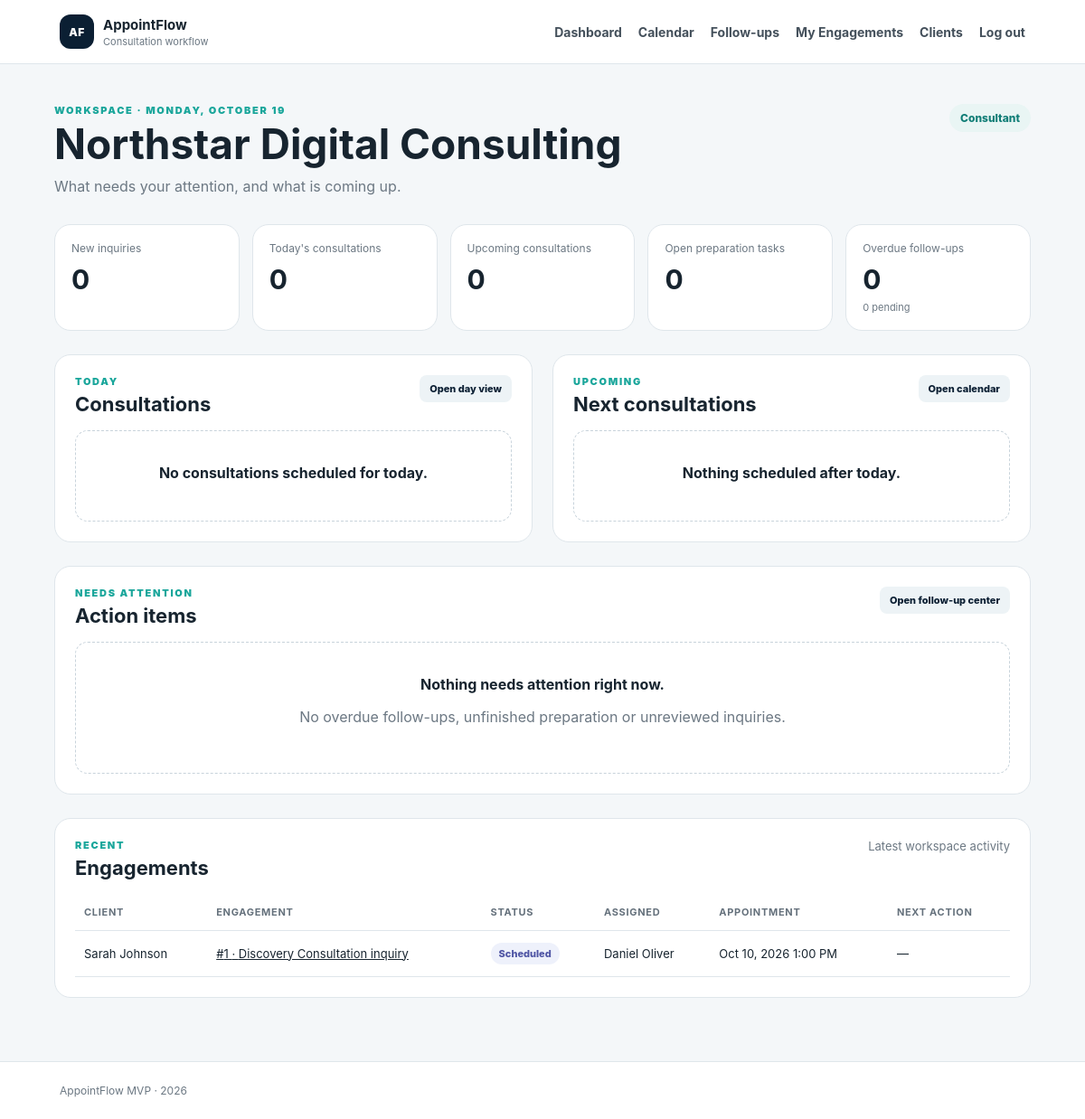
The app's page /public/dashboard.php (signed in) with its own data.
### tables this page shows
CREATE TABLE `users` (
  `id` bigint(20) UNSIGNED NOT NULL,
  `workspace_id` bigint(20) UNSIGNED NOT NULL,
  `first_name` varchar(100) NOT NULL,
  `last_name` varchar(100) NOT NULL,
  `email` varchar(255) NOT NULL,
  `password_hash` varchar(255) NOT NULL,
  `role` enum('owner','consultant') NOT NULL,
  `status` enum('active','inactive') NOT NULL DEFAULT 'active',
  `last_login_at` datetime DEFAULT NULL,
  `created_at` datetime NOT NULL DEFAULT current_timestamp(),
  `updated_at` datetime NOT NULL DEFAULT current_timestamp() ON UPDATE current_timestamp()
);

CREATE TABLE `workspaces` (
  `id` bigint(20) UNSIGNED NOT NULL,
  `name` varchar(150) NOT NULL,
  `email` varchar(255) NOT NULL,
  `phone` varchar(50) DEFAULT NULL,
  `timezone` varchar(64) NOT NULL DEFAULT 'Asia/Manila',
  `booking_slug` varchar(120) NOT NULL,
  `status` enum('active','suspended') NOT NULL DEFAULT 'active',
  `created_at` datetime NOT NULL DEFAULT current_timestamp(),
  `updated_at` datetime NOT NULL DEFAULT current_timestamp() ON UPDATE current_timestamp()
);

CREATE TABLE `engagements` (
  `id` bigint(20) UNSIGNED NOT NULL,
  `workspace_id` bigint(20) UNSIGNED NOT NULL,
  `client_id` bigint(20) UNSIGNED NOT NULL,
  `service_id` bigint(20) UNSIGNED DEFAULT NULL,
  `assigned_user_id` bigint(20) UNSIGNED DEFAULT NULL,
  `title` varchar(200) NOT NULL,
  `source` varchar(100) DEFAULT NULL,
  `problem_summary` text NOT NULL,
  `qualification_notes` text DEFAULT NULL,
  `status` enum('new','qualified','scheduled','completed','follow_up','converted','closed_lost') NOT NULL DEFAULT 'new',
  `priority` enum('normal','high') NOT NULL DEFAULT 'normal',
  `next_action` text DEFAULT NULL,
  `next_action_due_at` datetime DEFAULT NULL,
  `created_at` datetime NOT NULL DEFAULT current_timestamp(),
  `updated_at` datetime NOT NULL DEFAULT current_timestamp() ON UPDATE current_timestamp()
);

CREATE TABLE `clients` (
  `id` bigint(20) UNSIGNED NOT NULL,
  `workspace_id` bigint(20) UNSIGNED NOT NULL,
  `first_name` varchar(100) NOT NULL,
  `last_name` varchar(100) NOT NULL,
  `email` varchar(255) NOT NULL,
  `phone` varchar(50) DEFAULT NULL,
  `company_name` varchar(150) DEFAULT NULL,
  `notes` text DEFAULT NULL,
  `created_at` datetime NOT NULL DEFAULT current_timestamp(),
  `updated_at` datetime NOT NULL DEFAULT current_timestamp() ON UPDATE current_timestamp()
);

CREATE TABLE `appointments` (
  `id` bigint(20) UNSIGNED NOT NULL,
  `engagement_id` bigint(20) UNSIGNED NOT NULL,
  `assigned_user_id` bigint(20) UNSIGNED NOT NULL,
  `starts_at` datetime NOT NULL,
  `ends_at` datetime NOT NULL,
  `status` enum('scheduled','cancelled','completed','no_show') NOT NULL DEFAULT 'scheduled',
  `client_token_hash` varchar(255) NOT NULL,
  `client_token_expires_at` datetime DEFAULT NULL,
  `confirmation_sent_at` datetime DEFAULT NULL,
  `reminder_sent_at` datetime DEFAULT NULL,
  `cancelled_at` datetime DEFAULT NULL,
  `cancellation_reason` text DEFAULT NULL,
  `completed_at` datetime DEFAULT NULL,
  `created_at` datetime NOT NULL DEFAULT current_timestamp(),
  `updated_at` datetime NOT NULL DEFAULT current_timestamp() ON UPDATE current_timestamp()
);

### public/dashboard.php (the view, shortened to what the rows shown need)
<?php
require_once __DIR__ . '/../app/config.php';
require_once __DIR__ . '/../app/database.php';
require_once __DIR__ . '/../app/security.php';
require_once __DIR__ . '/../app/auth.php';
require_once __DIR__ . '/../app/helpers.php';
require_once __DIR__ . '/../app/services/FollowUpService.php';
require_once __DIR__ . '/../app/services/OperationsService.php';
$pdo = db();
$currentUser = requireLogin($pdo);
$workspaceId = (int)$currentUser['workspace_id'];
$userId = (int)$currentUser['id'];
$isOwner = $currentUser['role'] === 'owner';
$timezone = workspaceTimezone((string)$currentUser['workspace_timezone']);
$scopeUserId = $isOwner ? null : $userId;
$ops = new OperationsService($pdo);
$recent = $ops->getRecentEngagements($workspaceId, $scopeUserId, 8);
$todayLabel = (new DateTimeImmutable('now', $timezone))->format('l, F j');
require __DIR__ . '/../app/views/layouts/header.php';
?>
<section class="page-heading">
    <div>
        <p class="eyebrow">WORKSPACE · <?= h(strtoupper($todayLabel)) ?></p>
        <h1><?= h($currentUser['workspace_name']) ?></h1>
        <p>What needs your attention, and what is coming up.</p>
    </div>
    <span class="role-pill"><?= h(ucfirst($currentUser['role'])) ?></span>
</section>
<div class="ops-grid">
    <section class="content-card">
        <div class="section-head">
            <div><p class="eyebrow">TODAY</p><h2>Consultations</h2></div>
        </div>
    </section>
    <section class="content-card">
        <div class="section-head">
            <div><p class="eyebrow">UPCOMING</p><h2>Next consultations</h2></div>
        </div>
    </section>
</div>
<section class="content-card ops-attention">
    <div class="section-head">
        <div><p class="eyebrow">NEEDS ATTENTION</p><h2>Action items</h2></div>
    </div>
</section>
<section class="content-card">
    <div class="section-head">
        <div><p class="eyebrow">RECENT</p><h2>Engagements</h2></div>
    </div>
    <?php if (!$recent): ?>
        <div class="empty-state"><strong>No engagements yet.</strong><p>Public inquiries now flow into the engagement pipeline.</p></div>
    <?php else: ?>
        <div class="table-wrap"><table>
            <thead><tr><th>Client</th><th>Engagement</th><th>Status</th><th>Assigned</th><th>Appointment</th><th>Next action</th></tr></thead>
            <tbody>
            <?php foreach ($recent as $row): ?>
                <tr>
                    <td><?= h(personName($row['first_name'], $row['last_name'])) ?></td>
                    <td><a href="<?= h(engagementUrl((int)$row['id'])) ?>">#<?= (int)$row['id'] ?> · <?= h($row['title']) ?></a></td>
                    <td><span class="status-badge status-<?= h($row['status']) ?>"><?= h(str_replace('_', ' ', $row['status'])) ?></span></td>
                    <td><?= h(personName($row['assigned_first'], $row['assigned_last'], 'Unassigned')) ?></td>
                    <td><?= h(formatLocalDateTime($row['starts_at'], $timezone)) ?></td>
                    <td><?= h($row['next_action'] ?: '—') ?></td>
                </tr>
            <?php endforeach; ?>
            </tbody>
        </table></div>
    <?php endif; ?>
</section>
<?php require __DIR__ . '/../app/views/layouts/footer.php'; ?>

### records on screen
users: workspace.name "Northstar Digital Consulting", role "Consultant"
engagements: client.last_name "Sarah Johnson", id "1", title "Discovery Consultation inquiry", status "Scheduled", assigned_user.last_name "Daniel Oliver", appointments.starts_at "Oct 10, 2026 1:00 PM", next_action "—"

### other values on screen
$todayLabel "MONDAY, OCTOBER 19"
$summary['new_inquiries'] "0"
$summary['today_consultations'] "0"
$summary['upcoming_consultations'] "0"
$summary['open_preparation_tasks'] "0"
$summary['overdue_followups'] "0"
$summary['pending_followups'] "0"
